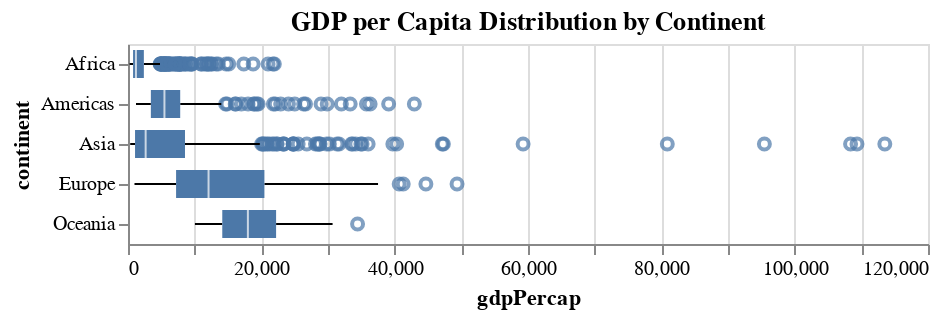

Here is the notebook cell this chart was saved with:
### Code cell
alt.Chart(df).mark_boxplot().encode(
    x='gdpPercap',
    y='continent'
).properties(
    title='GDP per Capita Distribution by Continent'
)

### Figure 1 — Vega-Lite specification as saved in the notebook (floating-point values rounded to 4 significant figures; data arrays with more than 128 entries replaced by an {"elided": "..."} marker saying what was removed)
{"config": {"view": {"continuousWidth": 400, "continuousHeight": 300}}, "data": {"name": "data-c3e469595f78acc91b45b84159d74763"}, "mark": "boxplot", "encoding": {"x": {"field": "gdpPercap", "type": "quantitative"}, "y": {"field": "continent", "type": "nominal"}}, "title": "GDP per Capita Distribution by Continent", "$schema": "https://vega.github.io/schema/vega-lite/v4.17.0.json", "datasets": {"data-c3e469595f78acc91b45b84159d74763": {"elided": "1704 records"}}}
